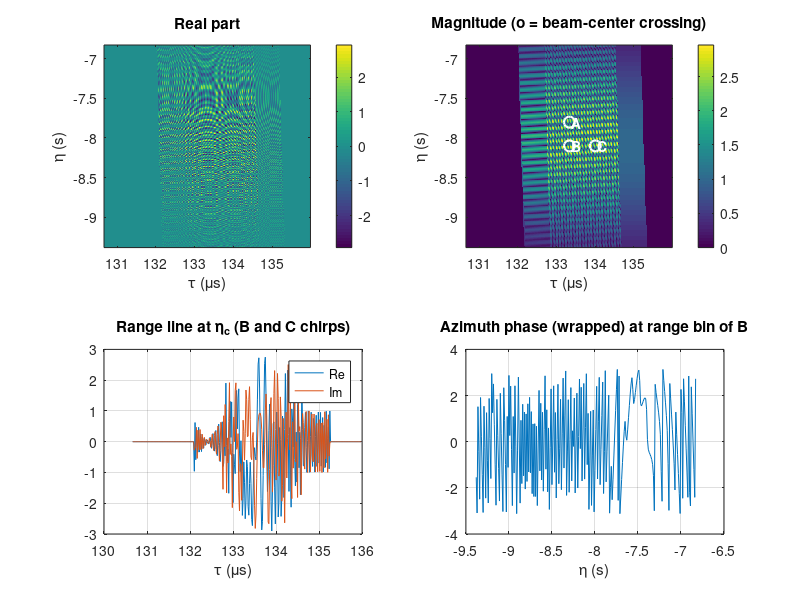

MATLAB code for this plot:
clear all
close all
clc
%% Parameters
R_eta_c     = 20e3;     % m    slant range of scene center
V_r         = 150;      % m/s
T_r         = 2.5e-6;   % s
K_r         = 20e12;    % Hz/s
f0          = 5.3e9;    % Hz
delta_f_dop = 80;       % Hz
F_r         = 60e6;     % Hz
F_a         = 100;      % Hz
N_az        = 256;
N_rg        = 320;
theta_r_c   = 3.5;      % deg , beam squint angle
eta_c       = -8.1;     % s , beam center crossing time
f_nc        = 320;      % Hz , doppler centroid freq
% theta_r_c = 21.9; eta_c = -49.7; f_nc = 1975;
c      = 3e8;
lambda = c/f0;
theta  = deg2rad(theta_r_c);

%% Target definition
% Each target is described by:
%   R0_t        : slant range of closest approach
%   eta_cross_t : azimuth time at which the target is crossed by the beam center
% The time of closest approach then follows from the squint geometry:
%   eta0_t = eta_cross_t + R0_t*tan(theta)/V_r
% so that the beam-center crossing time is exactly eta_cross_t for every target.

% Target B (reference, scene center): R(eta_c) = R_eta_c, beam center crossed at eta_c
R0_B        = R_eta_c*cos(theta);
eta_cross_B = eta_c;

% Target A: same closest-approach range as B, different azimuth position.
% It is displaced in azimuth by d_eta (A is crossed by the beam center
% d_eta seconds later than B, i.e. V_r*d_eta metres along-track).
d_eta       = 0.3;                    % s
R0_A        = R0_B;                   % same R0 as B
eta_cross_A = eta_cross_B + d_eta;    % different azimuth position

% Target C: crosses the beam center at the same azimuth time as B,
% but at a different range (d_R further away).
% Because of the squint, equal beam-center crossing time at a different R0
% means a different closest-approach time (handled via eta0_t below),
% i.e. C lies on the same squinted line-of-sight as B, not at the same
% along-track position as B.
d_R         = 100;                    % m
R0_C        = R0_B + d_R;             % different range
eta_cross_C = eta_cross_B;            % same beam-center crossing time as B

R0_t        = [R0_A, R0_B, R0_C];
eta_cross_t = [eta_cross_A, eta_cross_B, eta_cross_C];
eta0_t      = eta_cross_t + R0_t*tan(theta)/V_r;   % closest-approach times
names       = {'A','B','C'};

%% Time axes
eta = eta_c + (-N_az/2 : N_az/2-1).'/F_a;         % azimuth time (N_az x 1)
tau = 2*R_eta_c/c + (-N_rg/2 : N_rg/2-1)/F_r;     % range time (1 x N_rg)
[TAU, ETA] = meshgrid(tau, eta);

%% Demodulated received signal (sum over targets)
s0 = zeros(N_az, N_rg);
for k = 1:numel(R0_t)
    R0 = R0_t(k);

    % Range history of target k (hyperbolic, closest approach at eta0_t(k))
    R_eta = sqrt(R0^2 + (V_r*(ETA - eta0_t(k))).^2);

    % Azimuth FM rate and exposure time of target k
    Rc  = R0/cos(theta);
    K_a = 2*V_r^2*cos(theta)^2/(lambda*Rc);
    T_a = delta_f_dop/K_a;

    % Envelopes
    t_d = TAU - 2*R_eta/c;                        % fast time relative to echo delay
    w_r = abs(t_d) <= T_r/2;                      % range window
    x   = 0.886*(ETA - eta_cross_t(k))/T_a;       % antenna pattern centred on beam crossing of target k
    w_a = (sin(pi*x+eps)./(pi*x+eps)).^2;

    s0 = s0 + w_r .* w_a ...
            .* exp(-1j*4*pi*f0*R_eta/c) ...       % azimuth phase
            .* exp( 1j*pi*K_r*t_d.^2);            % range chirp

    fprintf('Target %s: R0 = %.1f m, eta0 = %.3f s, beam-center crossing = %.3f s\n', ...
            names{k}, R0, eta0_t(k), eta_cross_t(k));
end

%% Expected target positions in the (tau, eta) plane (at beam-center crossing)
tau_cross_t = 2*(R0_t/cos(theta))/c;              % echo delay at beam-center crossing

%% Plots
figure;

subplot(2,2,1)
imagesc(tau*1e6, eta, real(s0)); axis xy
xlabel('\tau (\mus)'); ylabel('\eta (s)'); title('Real part'); colorbar

subplot(2,2,2)
imagesc(tau*1e6, eta, abs(s0)); axis xy; hold on
plot(tau_cross_t*1e6, eta_cross_t, 'wo', 'MarkerSize', 8, 'LineWidth', 1.5);
for k = 1:numel(names)
    text(tau_cross_t(k)*1e6 + 0.05, eta_cross_t(k), names{k}, 'Color', 'w', 'FontWeight', 'bold');
end
xlabel('\tau (\mus)'); ylabel('\eta (s)'); title('Magnitude (o = beam-center crossing)'); colorbar

subplot(2,2,3)
[~,iaz] = min(abs(eta - eta_c));
plot(tau*1e6, real(s0(iaz,:)), tau*1e6, imag(s0(iaz,:))); grid on
xlabel('\tau (\mus)'); title('Range line at \eta_c (B and C chirps)'); legend('Re','Im')

subplot(2,2,4)
[~,irg] = min(abs(tau - tau_cross_t(2)));         % range bin of target B
plot(eta, angle(s0(:,irg))); grid on
xlabel('\eta (s)'); title('Azimuth phase (wrapped) at range bin of B')
